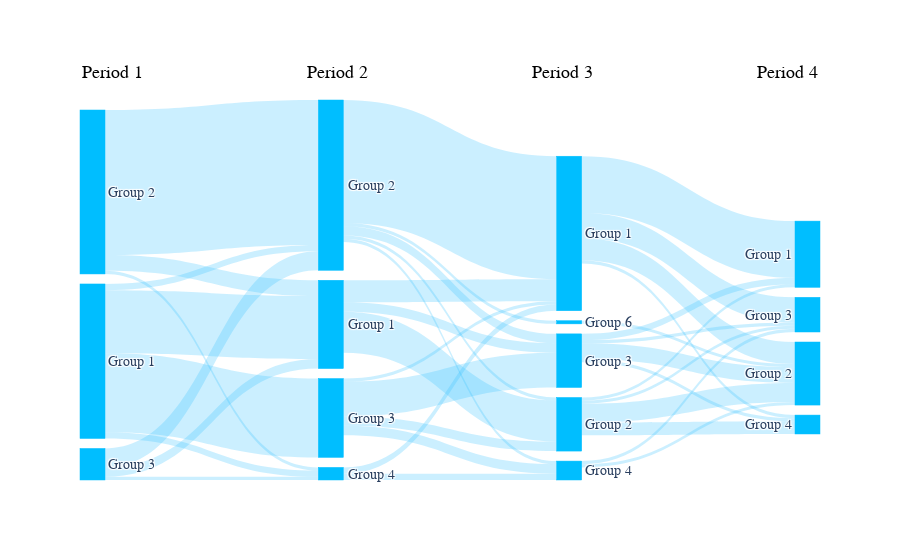

Here is the notebook cell this chart was saved with:
### Code cell
import plotly.graph_objects as go

node = dict(pad = 10,
            thickness = 25,
            line = dict(color = "#00BEFF", width = .5),
            label = [f"Group {int(id[-1])+1}" for id in list(labels)],
            color = "#00BEFF")

link = dict(source = sources, target = targets, value = values, color='rgba(50, 190, 255, 0.25)')
data = go.Sankey(node=node, link = link, textfont=dict(family="Gill Sans MT", size=14),)

fig = go.Figure(data)

for x_coordinate, column_name in enumerate(["Period 1","Period 2","Period 3", "Period 4"]):
  fig.add_annotation(
          x=x_coordinate,
          y=1.1,
          xref="x",
          yref="paper",
          text=column_name,
          showarrow=False,
          font=dict(
              family="Gill Sans MT",
              size=18,
              color="black"
              ),
          align="center",
          )

fig.update_layout( 
  xaxis={
  'showgrid': False, # thin lines in the background
  'zeroline': False, # thick line at x=0
  'visible': False,  # numbers below
  },
  yaxis={
  'showgrid': False, # thin lines in the background
  'zeroline': False, # thick line at x=0
  'visible': False,  # numbers below
  }, plot_bgcolor='rgba(0,0,0,0)', font_size=10)

fig.show()
fig.write_image("export/community_sankey.pdf",width=2600,height=800)
fig.write_image("export/community_sankey.png", width=2600,height=800, scale=2)

### Figure 1 — Plotly figure (JSON) as saved in the notebook; plotly's stock layout.template omitted (floating-point values rounded to 4 significant figures)
{"data": [{"link": {"color": "rgba(50, 190, 255, 0.25)", "source": [15, 15, 15, 15, 9, 9, 9, 9, 0, 0, 0, 0, 2, 2, 2, 2, 2, 5, 5, 5, 5, 5, 10, 10, 10, 10, 10, 1, 1, 1, 1, 1, 14, 14, 14, 14, 4, 4, 4, 4, 13, 13, 13, 13, 6, 6, 6, 6, 7, 7, 7, 7], "target": [2, 5, 10, 1, 2, 5, 10, 1, 2, 5, 10, 1, 14, 4, 13, 6, 7, 14, 4, 13, 6, 7, 14, 4, 13, 6, 7, 14, 4, 13, 6, 7, 12, 8, 3, 11, 12, 8, 3, 11, 12, 8, 3, 11, 12, 8, 3, 11, 12, 8, 3, 11], "value": [20, 2, 25, 2, 5, 46, 0, 1, 3, 6, 0, 1, 7, 13, 3, 0, 0, 39, 1, 3, 1, 1, 1, 3, 11, 3, 0, 2, 0, 0, 2, 0, 8, 7, 18, 1, 1, 6, 1, 4, 1, 5, 2, 1, 1, 1, 0, 0, 0, 1, 0, 0]}, "node": {"color": "#00BEFF", "label": ["Group 3", "Group 4", "Group 1", "Group 1", "Group 2", "Group 2", "Group 4", "Group 6", "Group 2", "Group 2", "Group 3", "Group 4", "Group 3", "Group 3", "Group 1", "Group 1"], "line": {"color": "#00BEFF", "width": 0.5}, "pad": 10, "thickness": 25}, "textfont": {"family": "Gill Sans MT", "size": 14}, "type": "sankey"}], "layout": {"annotations": [{"align": "center", "font": {"color": "black", "family": "Gill Sans MT", "size": 18}, "showarrow": false, "text": "Period 1", "x": 0, "xref": "x", "y": 1.1, "yref": "paper"}, {"align": "center", "font": {"color": "black", "family": "Gill Sans MT", "size": 18}, "showarrow": false, "text": "Period 2", "x": 1, "xref": "x", "y": 1.1, "yref": "paper"}, {"align": "center", "font": {"color": "black", "family": "Gill Sans MT", "size": 18}, "showarrow": false, "text": "Period 3", "x": 2, "xref": "x", "y": 1.1, "yref": "paper"}, {"align": "center", "font": {"color": "black", "family": "Gill Sans MT", "size": 18}, "showarrow": false, "text": "Period 4", "x": 3, "xref": "x", "y": 1.1, "yref": "paper"}], "font": {"size": 10}, "plot_bgcolor": "rgba(0,0,0,0)", "xaxis": {"showgrid": false, "visible": false, "zeroline": false}, "yaxis": {"showgrid": false, "visible": false, "zeroline": false}}}
